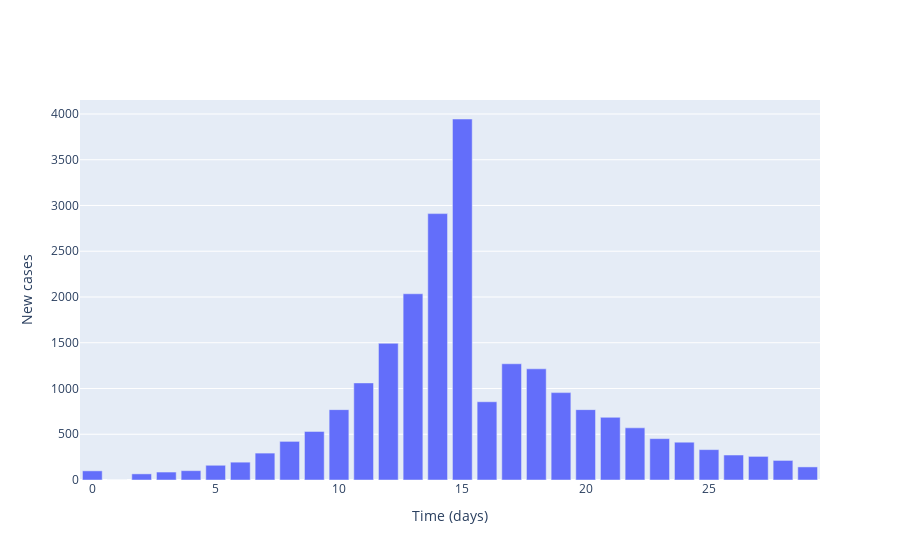

Notebook code for this chart:
### Markdown cell above
## Plot local incidence numbers

### Code cell
# Plot (bar chart cases each day)
fig = go.Figure()

# Plot of incidences
fig.add_trace(
    go.Bar(
        x=times,
        y=cases,
        name='Incidences'
    )
)

# Add axis labels
fig.update_layout(
    xaxis_title='Time (days)',
    yaxis_title='New cases'
)

fig.show()

### Figure 1 — Plotly figure (JSON) as saved in the notebook; plotly's stock layout.template omitted (floating-point values rounded to 4 significant figures)
{"data": [{"name": "Incidences", "type": "bar", "x": [0, 1, 2, 3, 4, 5, 6, 7, 8, 9, 10, 11, 12, 13, 14, 15, 16, 17, 18, 19, 20, 21, 22, 23, 24, 25, 26, 27, 28, 29], "y": [100, 0, 67, 87, 102, 161, 195, 294, 422, 531, 769, 1061, 1494, 2035, 2911, 3945, 855, 1270, 1215, 955, 769, 685, 570, 452, 413, 332, 273, 258, 214, 143]}], "layout": {"xaxis": {"title": {"text": "Time (days)"}}, "yaxis": {"title": {"text": "New cases"}}}}
